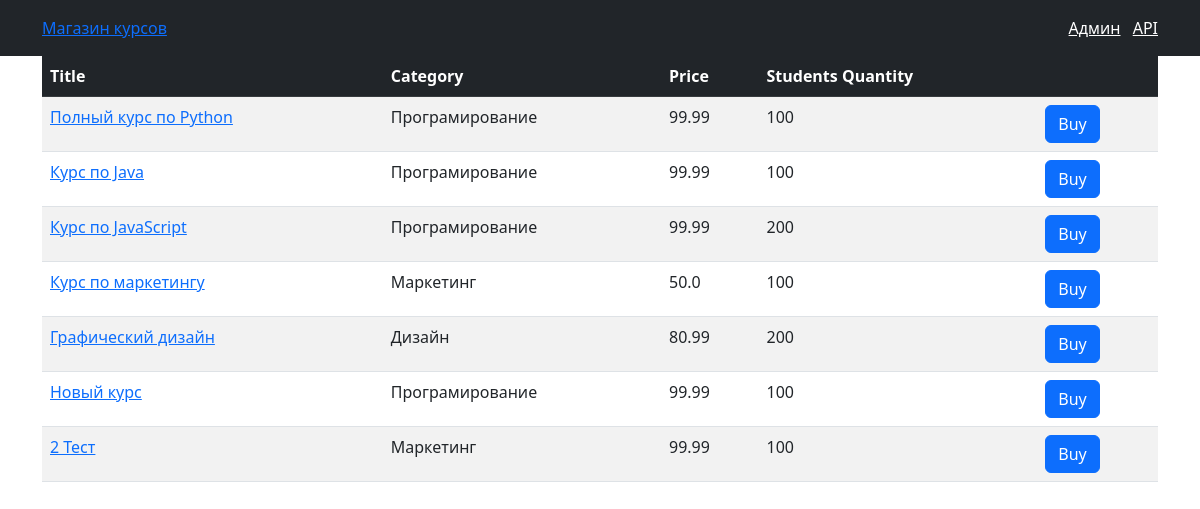
The page / on the database its author committed.
### shop/models.py (models this page shows, shortened)
class Course(models.Model):
    title = models.CharField(max_length=255)
    price = models.FloatField()
    student_qty = models.IntegerField()
    reviews_qty = models.IntegerField()
    category = models.ForeignKey(Category, on_delete=models.CASCADE)
    created_at = models.DateTimeField(default=timezone.now)

class Category(models.Model):
    title = models.CharField(max_length=255)
    created_at = models.DateTimeField(default=timezone.now)
    def __str__(self):
        return self.title

### shop/views.py (the view)
# urls.py: path('', include(api.urls), name="index")
def index(request):
    courses = Course.objects.all()
    return render(request, 'shop/courses.html', {'courses': courses})

### templates/shop/courses.html (shortened to what this page needs)
   {% extends "base.html" %}
   {% block content %}
   <table class="table mt=5 table_bordered table-striped table-hover">
    <thead class="table-dark">
        <tr>
            <th>Title</th>
            <th>Category</th>
            <th>Price</th>
            <th>Students Quantity</th>
            <th></th>
        </tr>
    </thead>
    <tbody>
        {% for course in courses %}
        <tr>
            <td>
                <a href={% url "shop:single_course" course.id %}>{{ course.title }}</a>
            </td>
            <td>{{ course.category }}</td>
            <td>{{ course.price }}</td>
            <td>{{ course.student_qty }}</td>
            <td><button class="btn btn-primary">Buy</button></td>
        </tr>
        {% endfor %}
    </tbody>
</table>
{% endblock %}

### templates/base.html (shortened to what this page needs)
<!DOCTYPE html>
<html lang="en">
<head>
    <link href="https://cdn.jsdelivr.net/npm/bootstrap@5.3.0/dist/css/bootstrap.min.css" rel="stylesheet"
>
</head>
<body>
    <nav class="navbar navbar-dark bg-dark">
        <div class="container">
            <a href={% url "shop:index" %} class="navbat-brand">Магазин курсов</a>
            <span class="navbar-text">
            <a href="/admin/" class="me-2" target="_blank">Админ</a>
            <a href="/api/v1/" target="_blank">API</a>
            </span>
        </div>
    </nav>
    <main class="container">
        {%block content%}
        {% endblock %}
    </main>
</body>
</html>

### rows shown on the page
Course: title "Полный курс по Python", category "Програмирование", price "99.99", student_qty "100"
Course: title "Курс по Java", category "Програмирование", price "99.99", student_qty "100"
Course: title "Курс по JavaScript", category "Програмирование", price "99.99", student_qty "200"
Course: title "Курс по маркетингу", category "Маркетинг", price "50.0", student_qty "100"
Course: title "Графический дизайн", category "Дизайн", price "80.99", student_qty "200"
Course: title "Новый курс", category "Програмирование", price "99.99", student_qty "100"
Course: title "2 Тест", category "Маркетинг", price "99.99", student_qty "100"
